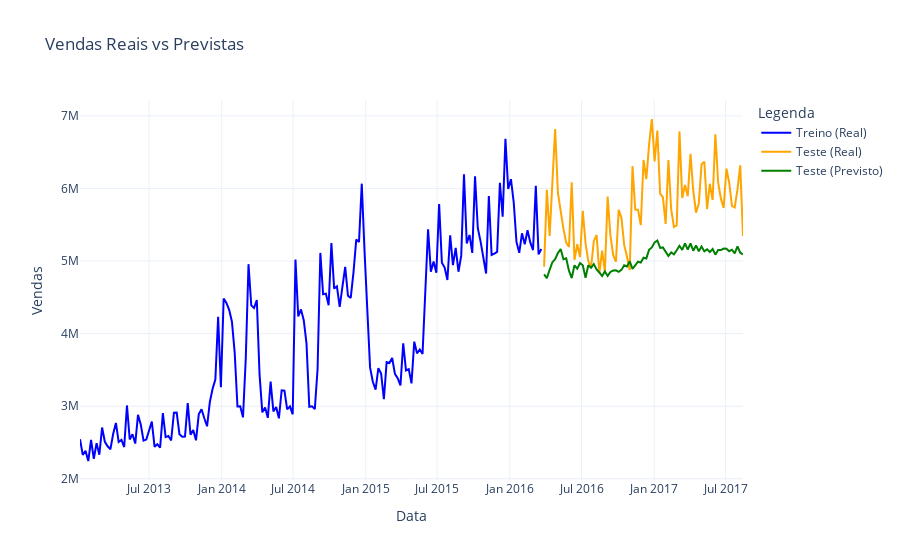

Source (notebook cell):
### Code cell
# Preparar os dados
data_scaled, scaler = prepare_data_CNN(favorita_agrupado)

look_back = 10

# Criar sequências e dividir os dados em conjuntos de treino e teste
X_train, X_test, y_train, y_test, train_size = split_data_CNN(data_scaled, look_back)


# Construir e treinar o modelo
model = build_model_CNN(look_back)

start_train_time = time.time()
history = train_model_CNN(model, X_train, y_train)
end_train_time = time.time()
train_time = end_train_time - start_train_time


# Realizar previsões no conjunto de teste
start_forecast_time = time.time()
test_predict = make_predictions_CNN(model, X_test)
end_forecast_time = time.time()
forecast_time = end_forecast_time - start_forecast_time


# Reverter a normalização das previsões e dos valores reais
test_predict_original = scaler.inverse_transform(test_predict).flatten()
y_test_original = scaler.inverse_transform(y_test.reshape(-1, 1)).flatten()

# Obter os índices reais para treino e teste
train_index = favorita_agrupado.index[:train_size]  # Índices do conjunto de treino
test_index = favorita_agrupado.index[train_size:]   # Índices do conjunto de teste

# Dados de treino original
train_original = scaler.inverse_transform(data_scaled[:train_size]).flatten()

# Dados reais para plotagem do teste
data_test_original = scaler.inverse_transform(data_scaled[train_size:]).flatten()

# Plotando os dados originais e previstos
fig = go.Figure()

# Dados reais (treino)
fig.add_trace(go.Scatter(
    x=train_index, 
    y=train_original, 
    mode='lines', 
    name='Treino (Real)', 
    line=dict(color='blue')
))

# Dados reais (teste)
fig.add_trace(go.Scatter(
    x=test_index, 
    y=data_test_original, 
    mode='lines', 
    name='Teste (Real)', 
    line=dict(color='orange')
))

# Dados previstos (teste)
fig.add_trace(go.Scatter(
    x=test_index[:len(test_predict_original)],  # Garantir o alinhamento
    y=test_predict_original, 
    mode='lines', 
    name='Teste (Previsto)', 
    line=dict(color='green')
))

# Configuração do gráfico
fig.update_layout(
    title='Vendas Reais vs Previstas',
    xaxis_title='Data',
    yaxis_title='Vendas',
    legend_title='Legenda',
    template='plotly_white'
)

fig.show()
